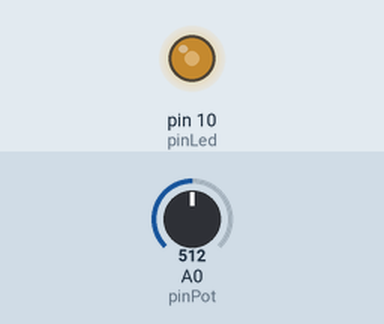
The sketch below on a simulated Arduino Uno, built with avr-gcc and run on an emulated ATmega328P. Shown: output pins drawn as LEDs (lit = HIGH). The test bench sets the inputs (shaded band); at power-on: A0 (pinPot) = 512.

Above: at 1.2 s.
1.3 s: A0 (pinPot) set to 716
At 1.9 s:
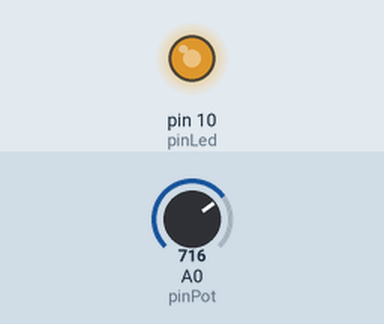
2.8 s: A0 (pinPot) set to 900
At 4.0 s:
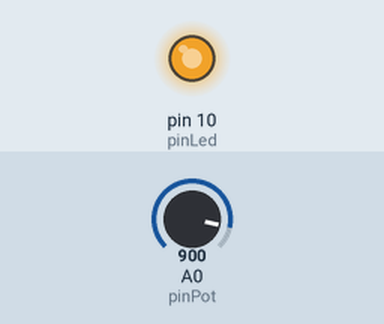
4.3 s: A0 (pinPot) set to 122
At 5.4 s:
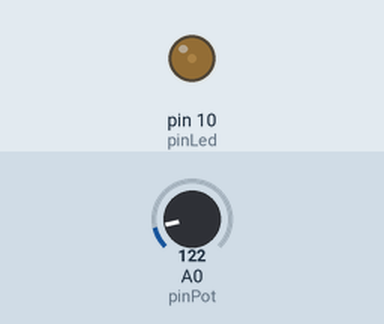
5.8 s: A0 (pinPot) set to 0
At 6.5 s:
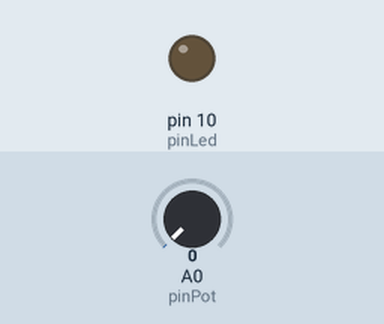
7.3 s: A0 (pinPot) set to 511
At 7.7 s:
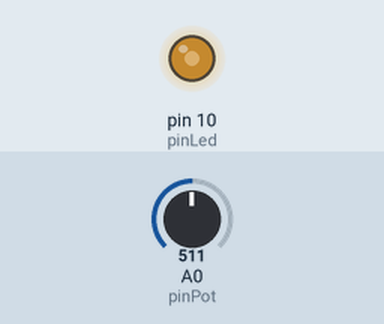
Timing chart, 0 to 9.8 s (numbered marks = the images above; inputs shaded):
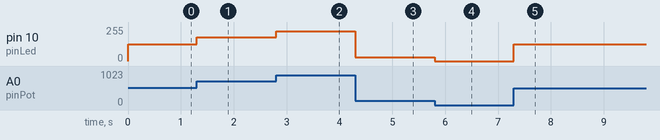

Measured:
- after the input at 1.3 s, pin 10 (pinLed): 127/255 → 178/255 at once
- after the input at 2.8 s, pin 10 (pinLed): 178/255 → 224/255 at once
- after the input at 4.3 s, pin 10 (pinLed): 224/255 → 30/255 at once
- after the input at 5.8 s, pin 10 (pinLed): 30/255 → 0/255 at once
- after the input at 7.3 s, pin 10 (pinLed): 0/255 → 127/255 at once

The sketch:

sketch_jun10a.ino
```cpp
int pinPot = 0;
int pinLed = 10;

void setup(){
 pinMode(pinLed, OUTPUT);
}

void loop(){
  int valorpot;

  valorpot = analogRead(pinPot);

  int valorpwm = map(valorpot, 0, 1023, 0, 255);
  analogWrite(pinLed, valorpwm);

}
```
